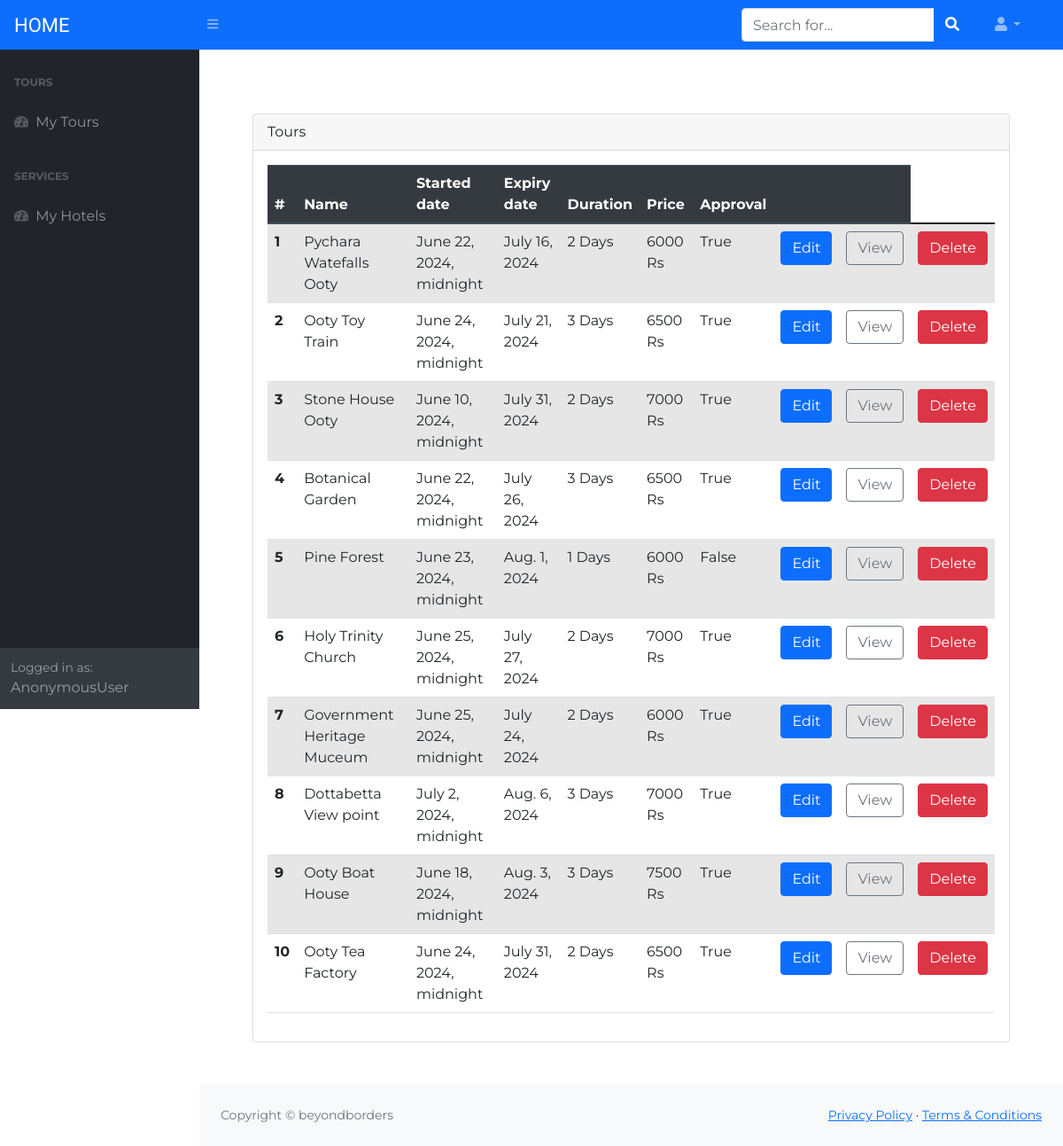
/tours_list, run on the app's committed database.
### web_tech_django/apps/blog/models.py (models this page shows, shortened)
class Tour(models.Model):
    name = models.CharField('Tour name', max_length=60)
    description = models.TextField('Tour description')
    started = models.DateTimeField('Started date')
    expiry = models.DateField('Expiry date', null=True)
    duration = models.IntegerField('Tour duration')
    price = models.IntegerField('Tour price')
    image = models.ImageField('Tour image', upload_to='tours/')
    approved = models.BooleanField('Approved', default=False)

### web_tech_django/apps/blog/views.py (the view)
# urls.py: path('tours_list', views.tours_list, name='tours_list'),
def tours_list(request):
    context = {'tours': Tour.objects.all()}
    return render(request, 'admin/tours_list.html', context)

### web_tech_django/templates/admin/tours_list.html (shortened to what this page needs)
{% extends 'admin/base_admin.html' %}
{% block content %}
    <div class="container">
        <div class="card">
            <div class="card-header">
                Tours
            </div>
            <div class="card-body">
                <table class="table table-hover table-striped">
                    <thead class="thead-dark">
                        <tr>
                            <th scope="col">#</th>
                              <th scope="col">Name</th>
                              <th scope="col">Started date</th>
                              <th scope="col">Expiry date</th>
                              <th scope="col">Duration</th>
                              <th scope="col">Price</th>
                              <th scope="col">Approval</th>
                              <th scope="col"></th>
                              <th scope="col"></th>
                        </tr>
                    </thead>
                    <tbody>
                    {% if tours %}
                        {% for tour in tours %}
                                <tr>
                                    <th scope="row">{{ tour.id }}</th>
                                    <td>{{ tour.name }}</td>
                                    <td>{{ tour.started }}</td>
                                    <td>{{ tour.expiry }}</td>
                                    <td>{{ tour.duration }} Days</td>
                                    <td>{{ tour.price }} Rs</td>
                                    <td>{{ tour.approved }} </td>
                                    <td><a href="{% url 'blog:tour_edit' id=tour.id %}" class="btn btn-primary">Edit</a></td>
                                    <td><a href="{% url 'blog:tour_detail' id=tour.id %}" class="btn btn-outline-secondary">View</a></td>
                                    <td><a href="{% url 'blog:tour_delete' id=tour.id %}" class="btn btn-danger">Delete</a></td>
                                </tr>
                        {% endfor %}
                    {% else %}
                        <div>Tours are not available!</div>
                    {% endif %}
                    </tbody>
                </table>
            </div>
        </div>
    </div>
{% endblock %}

### web_tech_django/static/blog/css/admin.css (style rules this page uses)
body { background-color: #fff; font-family: 'Montserrat', sans-serif; font-size: 16px; -webkit-transition: 0.5s; -o-transition: 0.5s; transition: 0.5s; }

### data on the page
Tour: id "1", name "Pychara Watefalls Ooty", started "June 22, 2024, midnight", expiry "July 16, 2024", duration "2", price "6000", approved "True"
Tour: id "2", name "Ooty Toy Train", started "June 24, 2024, midnight", expiry "July 21, 2024", duration "3", price "6500", approved "True"
Tour: id "3", name "Stone House Ooty", started "June 10, 2024, midnight", expiry "July 31, 2024", duration "2", price "7000", approved "True"
Tour: id "4", name "Botanical Garden", started "June 22, 2024, midnight", expiry "July 26, 2024", duration "3", price "6500", approved "True"
Tour: id "5", name "Pine Forest", started "June 23, 2024, midnight", expiry "Aug. 1, 2024", duration "1", price "6000", approved "False"
Tour: id "6", name "Holy Trinity Church", started "June 25, 2024, midnight", expiry "July 27, 2024", duration "2", price "7000", approved "True"
Tour: id "7", name "Government Heritage Muceum", started "June 25, 2024, midnight", expiry "July 24, 2024", duration "2", price "6000", approved "True"
Tour: id "8", name "Dottabetta View point", started "July 2, 2024, midnight", expiry "Aug. 6, 2024", duration "3", price "7000", approved "True"
Tour: id "9", name "Ooty Boat House", started "June 18, 2024, midnight", expiry "Aug. 3, 2024", duration "3", price "7500", approved "True"
Tour: id "10", name "Ooty Tea Factory", started "June 24, 2024, midnight", expiry "July 31, 2024", duration "2", price "6500", approved "True"

### other printed values
{{ user }} "AnonymousUser"
